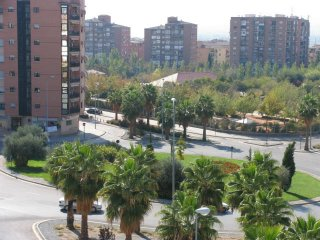
#> input picture P3/imagenes/mosaico002.jpg, 320 x 240 px, given in place of cat.bmp, which was not available
$ python p1.py
#> lines starting #> are read from the running program, lines starting #| are printed output that depends on the picture; after the words box and inside, x2 and y2 are one past the last pixel; in counts of white or black regions, pixels touching at a corner belong together; pictures that were not available may be replaced by others from this repository, and a replacement may not be noted
#! /usr/bin/env python
# coding: utf-8
# uso: ./p1.py

##########################################################################
# Visión por Computador. Curso 2019/20.
# Práctica 1: Filtrado y detección de regiones.
# Antonio Coín Castro.
##########################################################################

#
# LIBRERÍAS
#

from matplotlib import pyplot as plt
from math import floor, exp, sqrt, log
import numpy as np
import cv2

#
# PARÁMETROS GLOBALES
#

IM_PATH = "imagenes/"          # Carpeta de imágenes
IM1 = IM_PATH + "cat.bmp"      # Imagen de ejemplo
EPSILON = 1e-10                # Tolerancia para descomposición SVD
BORDER_CONSTANT = 0            # Tratamiento de bordes #1 en la convolución
BORDER_REPLICATE = 1           # Tratamiento de bordes #2 en la convolución
THRESHOLD = 0.05               # Umbral para máximos en el espacio de escalas
NUM_MAX = 750                  # Número de máximos en el espacio de escalas
WIDTH, HEIGHT = 7, 7           # Tamaño por defecto del plot
NCOLS_PLOT = 3                 # Número de columnas por defecto en el multiplot

#
# FUNCIONES AUXILIARES
#

def wait():
    """Introduce una espera hasta que se pulse una tecla. Limpia el plot anterior"""

    input("(Pulsa cualquier tecla para continuar...)")
    plt.close()

def is_grayscale(im):
    """Indica si una imagen está en escala de grises (monobanda)."""

    return len(im.shape) == 2

def normalize(im):
    """Normaliza una imagen de números reales a [0,1]"""

    return cv2.normalize(im, None, 0.0, 1.0, cv2.NORM_MINMAX)

def read_im(filename, color_flag):
    """Devuelve una imagen de números reales adecuadamente leída en grises o en color.
        - filename: ruta de la imagen.
        - color_flag: indica si es en color (1) o en grises (0)."""
#> called with filename = 'imagenes/cat.bmp', color_flag = 1

    try:
        im = cv2.imread(filename, color_flag)
#> im is the input picture: shape (240, 320, 3); mean B, G, R 117.2, 127.9, 123.8
        if not is_grayscale(im):
            im = cv2.cvtColor(im, cv2.COLOR_BGR2RGB)
    except:
        print("Error: no se ha podido cargar la imagen " + filename)
        quit()

    return im.astype(np.double)
#> call 2 of read_im, with filename = 'imagenes/cat.bmp', color_flag = 0
#> in read_im (call 2), `im = cv2.imread(filename, color_flag)`:
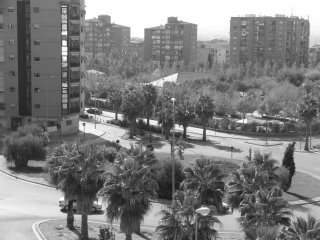
#> im: shape (240, 320); min 15, max 255, mean 125.4

def print_im(im, title = "", show = True, tam = (WIDTH, HEIGHT)):
    """Muestra una imagen cualquiera normalizada.
        - im: imagen a mostrar.
        - show: indica si queremos mostrar la imagen inmediatamente.
        - tam = (width, height): tamaño del plot."""

    show_title = len(title) > 0

    if show:
        fig = plt.figure(figsize = tam)

    im = normalize(im)  # Normalizamos a [0,1]
    plt.imshow(im, interpolation = None, cmap = 'gray')
    plt.xticks([]), plt.yticks([])

    if show:
        if show_title:
            plt.title(title)
        plt.show(block = False)  # No cerrar el plot
        wait()

def print_multiple_im(vim, titles = "", ncols = NCOLS_PLOT, tam = (WIDTH, HEIGHT)):
    """Muestra una sucesión de imágenes en la misma ventana, eventualmente con sus títulos.
        - vim: sucesión de imágenes a mostrar.
        - titles: o bien vacío o bien una sucesión de títulos del mismo tamaño que vim.
        - ncols: número de columnas del multiplot.
        - tam = (width, height): tamaño del multiplot."""

    show_title = len(titles) > 0

    nrows = len(vim) // ncols + (0 if len(vim) % ncols == 0 else 1)
    plt.figure(figsize = tam)

    for i in range(len(vim)):
        plt.subplot(nrows, ncols, i + 1)
        if show_title:
            plt.title(titles[i])
        print_im(vim[i], title = "", show = False)

    plt.show(block = False)
    wait()

#
# BONUS 1: implementar convolución 2D a partir de dos máscaras 1D (cuando sea posuble).
#

# [22 lines left out: function convolution2D, not called in this run]

def separable_convolution2D(im, vx, vy, border_type = BORDER_REPLICATE, value = 0.0):
    """Aplica convolución 2D a partir de dos máscaras 1D, y devuelve la imagen resultante.
        - im: imagen sobre la que convolucionar. No se modifica.
        - vx: máscara para las filas. Debe ser de tamaño impar.
        - vy: máscara para las columnas. Debe ser de tamaño impar."""

    # Comprobamos que las máscaras tengan longitud impar
    if len(vx) % 2 == 0 or len(vy) % 2 == 0:
        print("Error: las máscaras 1D deben ser de longitud impar.")
        return np.zeros(im.shape)

    # Aplicamos la convolución por canales
    if is_grayscale(im):
        im_res = channel_separable_convolution2D(im, vx, vy, border_type, value)
    else:
        channels = cv2.split(im)  # Separar en 3 canales
        im_res = cv2.merge(       # Volver a juntar en una imagen tribanda
                 [channel_separable_convolution2D(ch, vx, vy, border_type, value)
                  for ch in channels])

    return im_res

def channel_separable_convolution2D(im, vx, vy, border_type, value):
    """Aplica convolución 2D en un canal partir de dos máscaras 1D, y devuelve
       la imagen resultante.
        - im: imagen monobanda para convolucionar. No se modifica."""
#> called with vx = array of shape (7,), vy = array of shape (7,), border_type = 0, value = 0

    nrows = im.shape[0]
#> nrows = 240
    ncols = im.shape[1]
#> ncols = 320

    # Píxeles "extra" en los bordes de cada dimensión
    kx = len(vx) // 2
    ky = len(vy) // 2
    im_res = make_border(im, ky, kx, border_type, value)

    # Aplicamos la máscara por filas
    for i in range(nrows + 2 * ky):
        im_res[i] = convolve(im_res[i], vx, kx)

    # Aplicamos la máscara por columnas
    for j in range(kx, ncols + kx):
        im_res[:,j] = convolve(im_res[:, j], vy, ky)

    return im_res[ky:-ky, kx:-kx]

def make_border(im, vert, horiz, border_type, value):
    """Devuelve una imagen con borde extendido en la dirección horizontal
       y vertical, según la estrategia especificada en 'border_type'.
        - im: imagen original. No se modifica.
        - vert: número de filas extra al inicio y al final de la imagen.
        - horiz: número de columnas extra al inicio y al final de la imagen."""
#> called with vert = 3, horiz = 3, border_type = 0, value = 0

    nrows = im.shape[0]
#> nrows = 240
    ncols = im.shape[1]
#> ncols = 320

    if border_type == BORDER_CONSTANT:
        im_res = im.copy()

        # Añadir filas constantes de borde
        pad_row = np.full((1, ncols), value, dtype = np.double)
        for i in range(vert):
            im_res = np.vstack([pad_row, im_res, pad_row])

        # Añadir columnas constantes de borde
        pad_col = np.full((1, im_res.shape[0]), value, dtype = np.double)
        for j in range(horiz):
            im_res = np.transpose(np.vstack([pad_col, np.transpose(im_res), pad_col]))

    else:
        im_res = np.zeros((nrows + 2 * vert, ncols + 2 * horiz), dtype = np.double)

        # Añadir filas replicadas de borde
        for i in range(nrows):
            pad_row_1 = np.full(horiz, im[i][0])
            pad_row_2 = np.full(horiz, im[i][ncols - 1])
            im_res[i + vert] = np.hstack([pad_row_1, im[i], pad_row_2])

        # Añadir columnas replicadas de borde
        for j in range(ncols):
            pad_col_1 = np.full(vert, im[:, j][0])
            pad_col_2 = np.full(vert, im[:, j][nrows - 1])
            im_res[:, j + horiz] = np.hstack([pad_col_1, im[:, j], pad_col_2])

    return im_res

def convolve(a, v, kx):
    """Devuelve la convolución de dos vectores 1D 'a' y 'v', de longitud len(a), con 'kx'
       posiciones de borde a ambos extremos. Debe ser len(a) >= len(v)."""

    # Añadir 0s extra a ambos lados del vector a
    pad = np.zeros(kx, dtype = np.double)
    b = np.hstack([pad, a, pad])

    # Construir la matriz A para multiplicar por v
    rows = []
    for i in range(len(a)):
        rows.append(b[i:i + len(v)])
    A = np.array(rows, dtype = np.double)

    return A @ np.transpose(v[::-1])

#
# EJERCICIO 1: filtros Gaussiana, de derivadas y Laplaciana.
#

def gaussian(x, sigma):
    """Evaluación en el punto 'x' de la función de densidad normal de media 0 y
       desviación típica 'sigma', sin la constante de normalización."""

    return exp((- x * x) / (2.0 * sigma * sigma))

def gaussian_kernel1D(sigma):
    """Devuelve una máscara Gaussiana 1D normalizada, con desviación típica 'sigma'."""

    # El intervalo para el muestreo (de enteros) será [-3 * sigma, 3 * sigma]
    l = floor(3 * sigma)

    # Calculamos el kernel 1D y normalizamos
    gauss_ker = [gaussian(x, sigma) for x in range(-l, l + 1)]
    return gauss_ker / np.sum(gauss_ker)

def gaussian_blur2D(im, sigma, border_type = BORDER_REPLICATE, value = 0.0):
    """Devuelve el resultado de convolucionar una máscara Gaussiana 2D con una imagen,
       implementada mediante convolución con dos máscaras 1D.
        - im: imagen original. No se modifica.
        - sigma: desviación típica en la dirección horizontal y vertical. Debe ser sigma >= 1/3.
       El tamaño de cada máscara 1D se calcula a partir de la desviación típica:
       2 * ⌊3 * sigma⌋ + 1."""

    if sigma < 1.0 / 3.0:
        return im

    gauss_ker = gaussian_kernel1D(sigma)
    return separable_convolution2D(im, gauss_ker, gauss_ker, border_type, value)
#> call 3 of channel_separable_convolution2D, with vx = array of shape (7,), vy = array of shape (7,), border_type = 0, value = 0
#> in channel_separable_convolution2D (call 3), `return im_res[ky:-ky, kx:-kx]`:
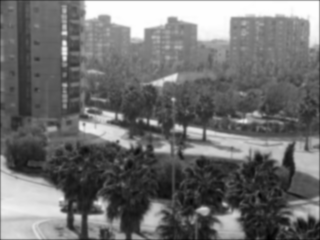
#> returned value: shape (240, 320) float64; min 8.4, max 255, mean 116.4; drawn with min black and max white
#> after the loop in make_border (call 4), `for j in range(ncols):`: im_res: shape (258, 338) float64; min 0, max 255, mean 127.7
#> after the loop in make_border (call 5), `for j in range(ncols):`:
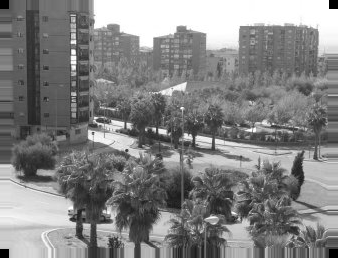
#> im_res: shape (258, 338) float64; min 0, max 255, mean 131.4
#> after the loop in channel_separable_convolution2D (call 5), `for j in range(kx, ncols + kx):`:
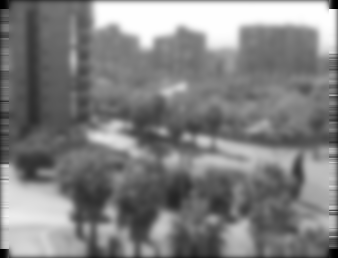
#> im_res: shape (258, 338) float64; min 0.0873, max 255, mean 128.9
#> in channel_separable_convolution2D (call 5), `return im_res[ky:-ky, kx:-kx]`:
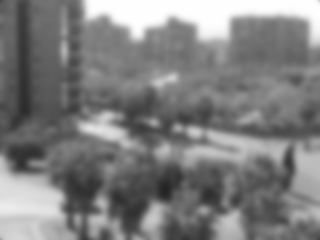
#> returned value: shape (240, 320) float64; min 36.75, max 255, mean 127.9
#> after the loop in make_border (call 6), `for i in range(nrows):`:
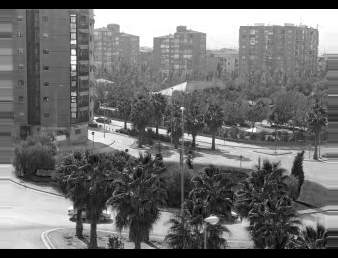
#> im_res: shape (258, 338) float64; min 0, max 255, mean 110.4
#> after the loop in make_border (call 6), `for j in range(ncols):`:
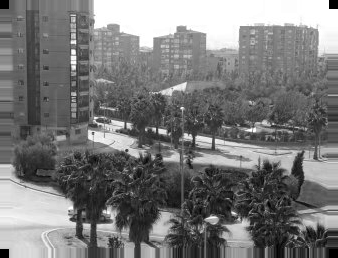
#> im_res: shape (258, 338) float64; 6.61% of pixels changed, all inside (x1, y1, x2, y2) = (9, 0, 329, 258)

def get_derivatives2D(dx, dy, size):
    """Calcula máscaras de derivadas normalizadas.
        - dx: orden de la derivada en X.
        - dy: orden de la derivada en Y.
        - size: tamaño de las máscaras. Debe ser impar."""

    return map(lambda x: x.astype(np.double).flatten(), cv2.getDerivKernels(dx, dy, size, normalize = True))

def derivatives2D(im, dx, dy, size, border_type = BORDER_REPLICATE, value = 0.0):
    """Convolucionar una imagen con máscaras de derivadas.
        - dx: orden de la derivada con respecto a X.
        - dy: orden de la derivada con respecto a Y.
        - size: tamaño de las máscaras. Debe ser impar."""

    vx, vy = get_derivatives2D(dx, dy, size)
    return abs(separable_convolution2D(im, vx, vy, border_type, value))

# [15 lines left out: function laplacian2D, not called in this run]

def ex1A():
    """Ejemplo de ejecución del ejercicio 1, apartado A."""

    im = read_im(IM1, 1)
    im_gray = read_im(IM1, 0)

    # Gaussiana
    im1 = gaussian_blur2D(im, 1, BORDER_CONSTANT, 0)
    im2 = gaussian_blur2D(im, 3)
    im3 = gaussian_blur2D(im, 7)

    # Derivadas
    im4 = derivatives2D(im_gray, 1, 0, 3)
    im5 = derivatives2D(im_gray, 0, 2, 3)

    # Imprimimos los resultados
    print("Gaussiana")
    print_multiple_im([im, im1, im2, im3],
                      ["Original",
                       "GaussianBlur σ = 1, borde constante",
                       "GaussianBlur σ = 3, borde replicado",
                       "GaussianBlur σ = 7, borde replicado"],
                      ncols = 2)
#> the loop in print_multiple_im, `for i in range(len(vim)):` made 4 passes

    print("Derivadas")
    print_multiple_im([im_gray, im4, im5],
                      ["Original (grises)",
                       "Derivada resp. X 3x3, borde constante",
                       "Derivada 2ª resp. Y 3x3, borde replicado"])

# [323 lines left out: functions ex1B, blur_and_downsample, gaussian_pyramid, laplacian_pyramid, format_pyramid, reconstruct_im and 7 more, not called in this run]

#
# FUNCIÓN PRINCIPAL
#

def main():
    """Ejecuta la práctica 1 paso a paso. Cada apartado es una llamada a una función."""

    # Ejercicio 1
    print("--- EJERCICIO 1 ---")
    print("-- Apartado A")
    ex1A()

    print("-- Apartado B")
    ex1B()

    # Ejercicio 2
    print("\n--- EJERCICIO 2 ---")
    print("-- Apartado A")
    ex2A()

    print("-- Apartado B")
    ex2B()

    print("-- Apartado C")
    file2 = "bird.bmp"
    ex2C(file2)

    # Ejercicio 3
    print("\n--- EJERCICIO 3 ---")
    print("-- Primera pareja")
    im_low, im_high = "dog", "cat"
    sigma1, sigma2 = 5.0, 7.0
    ex3(im_low, im_high, sigma1, sigma2)

    print("-- Segunda pareja")
    im_low, im_high = "marilyn", "einstein"
    sigma1, sigma2 = 3.0, 7.0
    ex3(im_low, im_high, sigma1, sigma2)

    print("-- Tercera pareja")
    im_low, im_high = "submarine", "fish"
    sigma1, sigma2 = 3.0, 7.0
    ex3(im_low, im_high, sigma1, sigma2)

    # Bonus 2
    print("\n--- BONUS 2 ---")
    print("Realizamos todas las parejas de imágenes híbridas en color.")
    vim = [("dog", "cat"), ("marilyn", "einstein"),
           ("submarine", "fish"), ("plane", "bird"),
           ("motorcycle", "bicycle")]
    vsigma = [(6, 7), (3, 7), (4, 7), (9, 7), (7, 9)]
    bonus2(vim, vsigma)

if __name__ == "__main__":
#> (the run stopped early here; a loop or call above may not have finished)

$ run again, on P3/imagenes/mosaico003.jpg
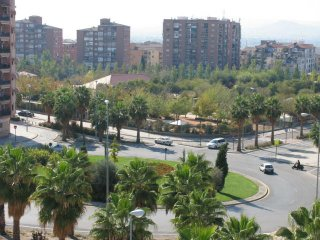
#> input picture P3/imagenes/mosaico003.jpg, 320 x 240 px, given in place of cat.bmp, which was not available
#> in read_im, im is the input picture: shape (240, 320, 3); mean B, G, R 120.9, 132.7, 127.3
#> after the loop in make_border (call 5), `for j in range(ncols):`:
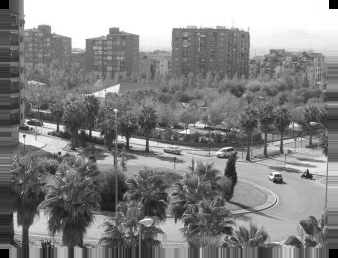
#> im_res: shape (258, 338) float64; min 0, max 255, mean 134.1
#> after the loop in make_border (call 6), `for j in range(ncols):`:
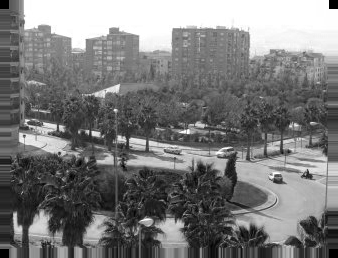
#> im_res: shape (258, 338) float64; min 0, max 255, mean 122.5
#> the loop in print_multiple_im, `for i in range(len(vim)):` made 4 passes

$ run again, on P3/imagenes/mosaico004.jpg
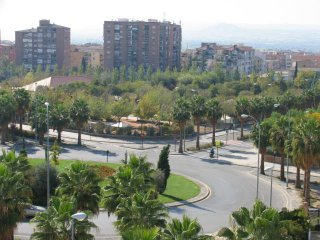
#> input picture P3/imagenes/mosaico004.jpg, 320 x 240 px, given in place of cat.bmp, which was not available
#> in read_im, im is the input picture: shape (240, 320, 3); mean B, G, R 123.9, 135.5, 129.9
#> after the loop in make_border (call 5), `for j in range(ncols):`:
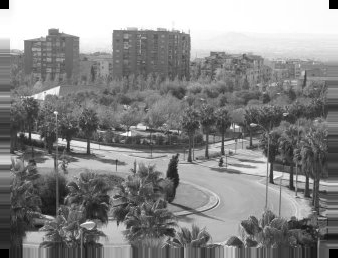
#> im_res: shape (258, 338) float64; min 0, max 255, mean 137
#> after the loop in make_border (call 6), `for j in range(ncols):`:
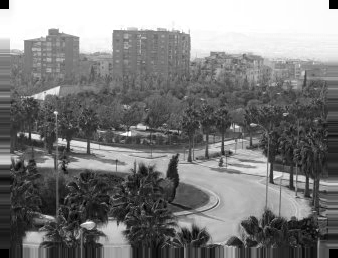
#> im_res: shape (258, 338) float64; min 0, max 255, mean 125.3
#> the loop in print_multiple_im, `for i in range(len(vim)):` made 4 passes
